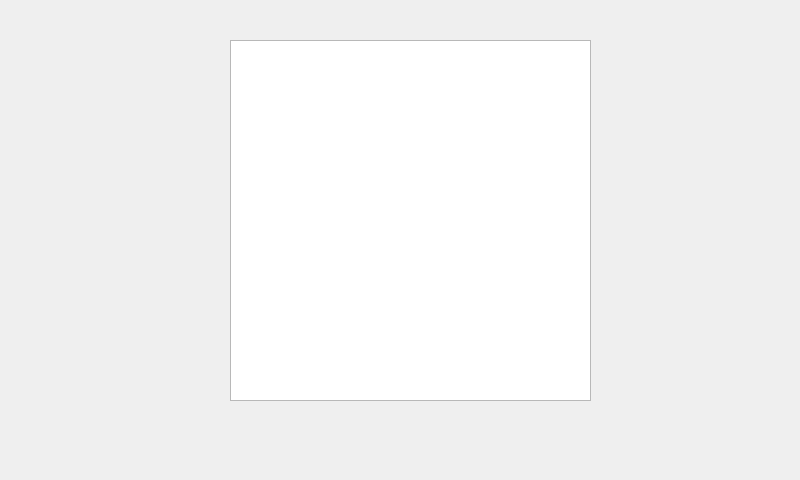
<?xml version="1.0" encoding="UTF-8"?>
<ui version="4.0">
 <class>Widget</class>
 <widget class="QWidget" name="Widget">
  <property name="geometry">
   <rect>
    <x>0</x>
    <y>0</y>
    <width>800</width>
    <height>480</height>
   </rect>
  </property>
  <property name="windowTitle">
   <string>Widget</string>
  </property>
  <widget class="QListWidget" name="listWidget">
   <property name="geometry">
    <rect>
     <x>230</x>
     <y>40</y>
     <width>361</width>
     <height>361</height>
    </rect>
   </property>
   <property name="font">
    <font>
     <pointsize>20</pointsize>
    </font>
   </property>
   <property name="focusPolicy">
    <enum>Qt::NoFocus</enum>
   </property>
   <property name="styleSheet">
    <string notr="true">QListView::item
{
		height: 50px;
}

QListView::item:selected
{
		background-color: gray;
		color: black;
}</string>
   </property>
   <property name="lineWidth">
    <number>3</number>
   </property>
  </widget>
 </widget>
 <resources/>
 <connections/>
</ui>
